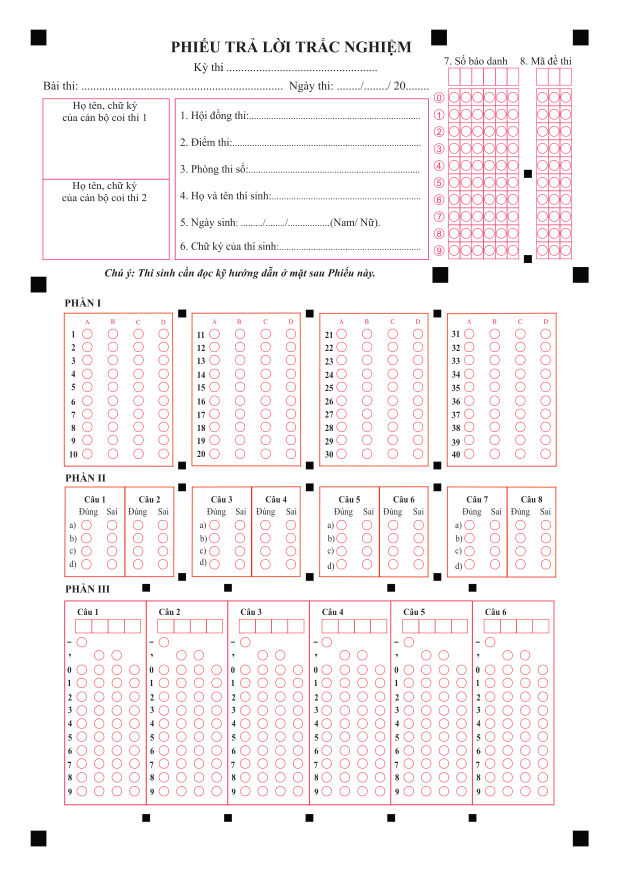
#> input picture phieu_chuan_bggdt_150dpi.png, 1240 x 1753 px (shown at 1/2 size)
$ python -i omr_core.py   (imports and definitions only)
#> lines starting #> are read from the running program, lines starting #| are printed output that depends on the picture; after the words box and inside, x2 and y2 are one past the last pixel; in counts of white or black regions, pixels touching at a corner belong together
"""Lõi xử lý: tạo phiếu, đọc phiếu, chấm điểm."""
import os
import re
import sys

import cv2
import numpy as np

# ===== CẤU HÌNH PHIẾU (A4 @150dpi) =====
W, H = 1240, 1754
MARK, MARGIN = 60, 40
C = MARGIN + MARK / 2
DST = np.float32([[C, C], [W - C, C], [W - C, H - C], [C, H - C]])

LUA_CHON = "ABCD"
SO_CAU_TOI_DA, DONG_MOI_COT = 60, 20
R = 16                                   # bán kính ô tròn
COT_X, Y0, DY, DX = [170, 540, 910], 780, 43, 55

SO_CHU_SBD, SO_CHU_MADE = 6, 3
SBD_X, MADE_X, ID_Y0, ID_D = 260, 720, 330, 40
NGUONG_TO = 0.5                          # >50% diện tích bị tô => đã chọn
FONT = cv2.FONT_HERSHEY_SIMPLEX

_MASK = np.zeros((2 * R + 1, 2 * R + 1), np.uint8)
# [1 line not run here, left out]


def o_cau(q, i):
    cot, dong = divmod(q, DONG_MOI_COT)
    return COT_X[cot] + i * DX, Y0 + dong * DY


def o_so(x0, cot, so):
    return x0 + cot * ID_D, ID_Y0 + so * ID_D


# ---------- Đọc/ghi ảnh hỗ trợ tên file tiếng Việt ----------
def doc_anh(path):
    return cv2.imdecode(np.fromfile(path, np.uint8), cv2.IMREAD_COLOR)


def ghi_anh(path, img):
    cv2.imencode(os.path.splitext(path)[1] or ".png", img)[1].tofile(path)


# ---------- 1. Tạo phiếu ----------
# [27 lines left out: function tao_phieu_img, not called in this run]


# ---------- 2. Tìm 4 góc & đọc phiếu ----------
def tim_goc(gray):
    th = cv2.threshold(cv2.GaussianBlur(gray, (5, 5), 0), 0, 255,
                       cv2.THRESH_BINARY_INV + cv2.THRESH_OTSU)[1]
    cnts, _ = cv2.findContours(th, cv2.RETR_LIST, cv2.CHAIN_APPROX_SIMPLE)
    ung_vien = []
    for c in cnts:
        x, y, w, h = cv2.boundingRect(c)
        a = w * h
        if not (gray.size * 0.0003 < a < gray.size * 0.02) or not 0.7 < w / h < 1.3:
            continue
        if cv2.countNonZero(th[y:y + h, x:x + w]) / a < 0.85:   # phải tô đặc
            continue
        ung_vien.append((a, x + w / 2, y + h / 2))
    if len(ung_vien) < 4:
        raise RuntimeError("Không tìm thấy đủ 4 ô vuông góc (chụp rõ, đủ sáng, thấy cả 4 góc)")
    pts = np.float32([[x, y] for _, x, y in sorted(ung_vien, reverse=True)[:4]])
    s, d = pts.sum(1), np.diff(pts, axis=1).ravel()
    return np.float32([pts[s.argmin()], pts[d.argmin()], pts[s.argmax()], pts[d.argmax()]])


def ti_le_to(th, x, y):
    roi = th[y - R:y + R + 1, x - R:x + R + 1]
    return float((roi[_MASK == 1] > 0).mean())


def doc_so(th, x0, n):
    kq = ""
    for cot in range(n):
        to = [s for s in range(10) if ti_le_to(th, *o_so(x0, cot, s)) > NGUONG_TO]
        kq += str(to[0]) if len(to) == 1 else "?"
    return kq


def doc_phieu(img):
    if img is None:
        raise ValueError("Không đọc được ảnh")
    gray = img if img.ndim == 2 else cv2.cvtColor(img, cv2.COLOR_BGR2GRAY)
    M = cv2.getPerspectiveTransform(tim_goc(gray), DST)
    phang = cv2.warpPerspective(gray, M, (W, H))
    th = cv2.threshold(cv2.GaussianBlur(phang, (3, 3), 0), 0, 255,
                       cv2.THRESH_BINARY_INV + cv2.THRESH_OTSU)[1]
    tra_loi = []
    for q in range(SO_CAU_TOI_DA):
        t = [ti_le_to(th, *o_cau(q, i)) for i in range(len(LUA_CHON))]
        tra_loi.append("".join(LUA_CHON[i] for i, v in enumerate(t) if v > NGUONG_TO))
    return {"sbd": doc_so(th, SBD_X, SO_CHU_SBD),
            "ma_de": doc_so(th, MADE_X, SO_CHU_MADE),
            "tra_loi": tra_loi, "anh_phang": phang}


# ---------- 3. Chấm điểm ----------
# [62 lines left out: functions parse_dap_an, cham_diem, xu_ly, not called in this run]


COT_CHINH = ["Tên file", "SBD", "Mã đề", "Số câu đúng", "Tổng số câu", "Điểm", "Ghi chú"]


def sap_cot(df):
    return df.reindex(columns=COT_CHINH + [c for c in df.columns if c not in COT_CHINH])


# ---------- Ảnh mẫu để thử ----------
# [54 lines left out: functions tao_bai_mau, main, not called in this run]


# [3 lines not run here, left out]

>>> import cv2
>>> picture = cv2.imread('phieu_chuan_bggdt_150dpi.png')
#> picture is the input picture: shape (1753, 1240, 3); mean B, G, R 244.1, 243.6, 250.1
>>> result = doc_phieu(picture)
#> in doc_phieu, `gray = img if img.ndim == 2 else cv2.cvtColor(img, cv2.COLOR_BGR2GRAY)`:
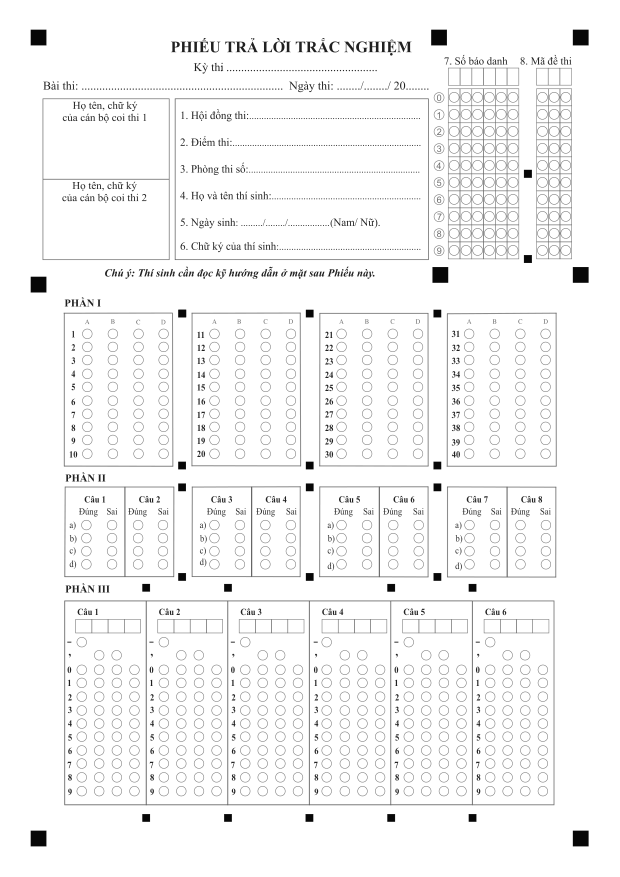
#> gray: shape (1753, 1240) (shown at 1/2 size); min 7, max 255, mean 245.6
#> in tim_goc, `th = cv2.threshold(cv2.GaussianBlur(gray, (5, 5), 0), 0, 255, cv2.THRE..`:
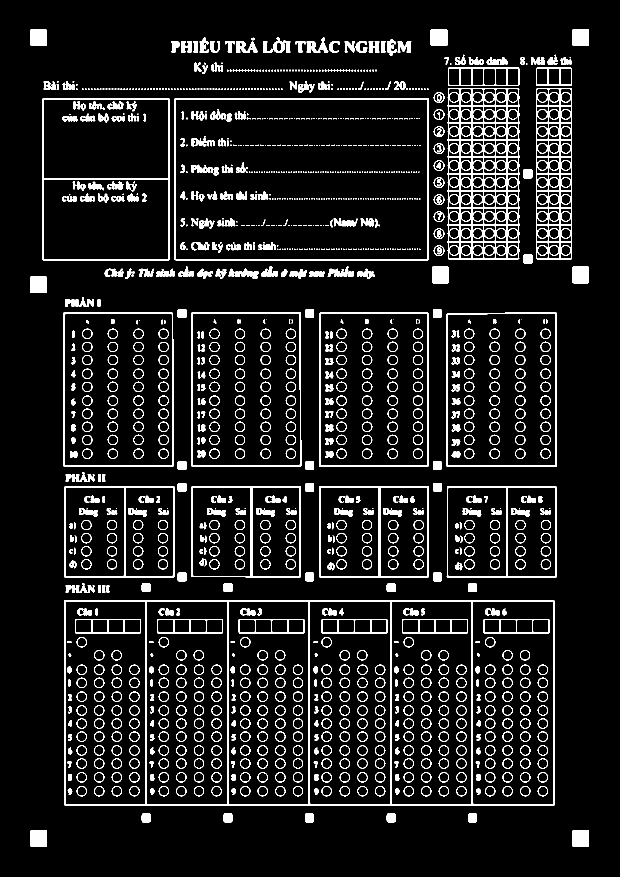
#> th: shape (1753, 1240) (shown at 1/2 size); 9% white; 1526 white regions (584 under 20 px)
#> in tim_goc, `cnts, _ = cv2.findContours(th, cv2.RETR_LIST, cv2.CHAIN_APPROX_SIMPLE)`: cnts = 2469 contours, 696 with area under 20; largest, box (x1, y1, x2, y2) and area: (128, 1200, 1109, 1611) 401636, (349, 196, 858, 521) 164588, (351, 198, 856, 519) 161278, (85, 196, 340, 521) 82291, (893, 625, 1114, 934) 67640
#> the loop in tim_goc, `for c in cnts:` made 2469 passes
#> (x, y, w, h, a) on passes 1 to 3: (1145, 1660, 33, 34, 1122), (60, 1660, 34, 34, 1156), (936, 1627, 18, 18, 324)
#> after the loop in tim_goc, `for c in cnts:`: ung_vien = [(1122, 1161.5, 1677), (1156, 77, 1677), (1156, 77, 569), (1122, 1161.5, 550), (1156, 881, 550), (1122, 1161.5, 75), (1156, 878, 75), (1156, 77, 75)]
#> in tim_goc, `pts = np.float32([[x, y] for _, x, y in sorted(ung_vien, reverse=True)..`: pts = [[881, 550], [878, 75], [77, 1677], [77, 569]]
#> in tim_goc, `s, d = pts.sum(1), np.diff(pts, axis=1).ravel()`: s = [1431, 953, 1754, 646]; d = [-331, -803, 1600, 492]
#> in doc_phieu, `M = cv2.getPerspectiveTransform(tim_goc(gray), DST)`: M = [[-0.0107, -9e-05, 0.977], [-0.000811, -9e-05, 0.213], [-1.16e-05, -1.29e-06, 0.00305]]
#> in doc_phieu, `th = cv2.threshold(cv2.GaussianBlur(phang, (3, 3), 0), 0, 255, cv2.THR..`:
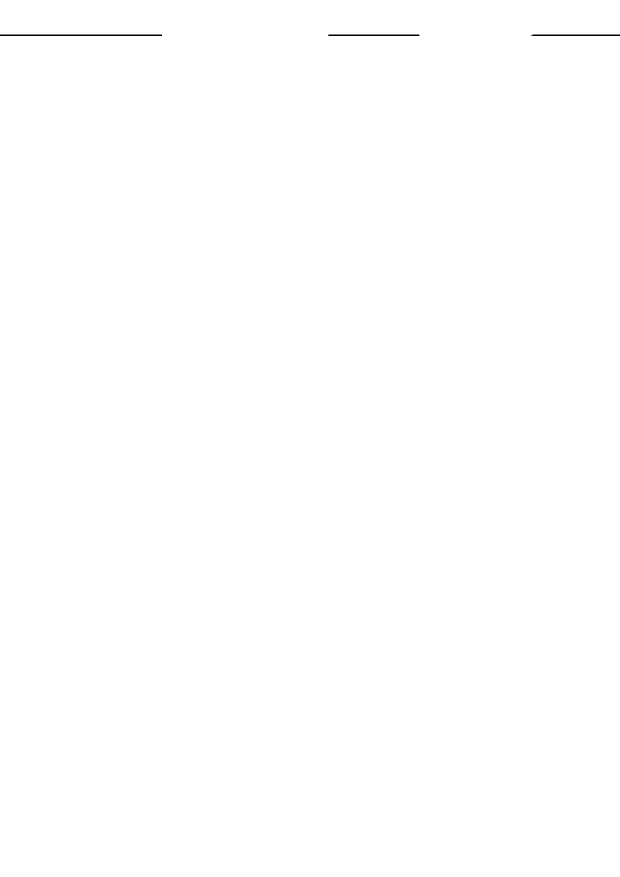
#> th: shape (1754, 1240) (shown at 1/2 size); 99.9% white; 3 black regions, box (x1, y1, x2, y2) and area: (0, 69, 324, 72) 972, (656, 69, 840, 72) 546, (1061, 69, 1240, 72) 529
#> the loop in doc_phieu, `for q in range(SO_CAU_TOI_DA):` made 60 passes
